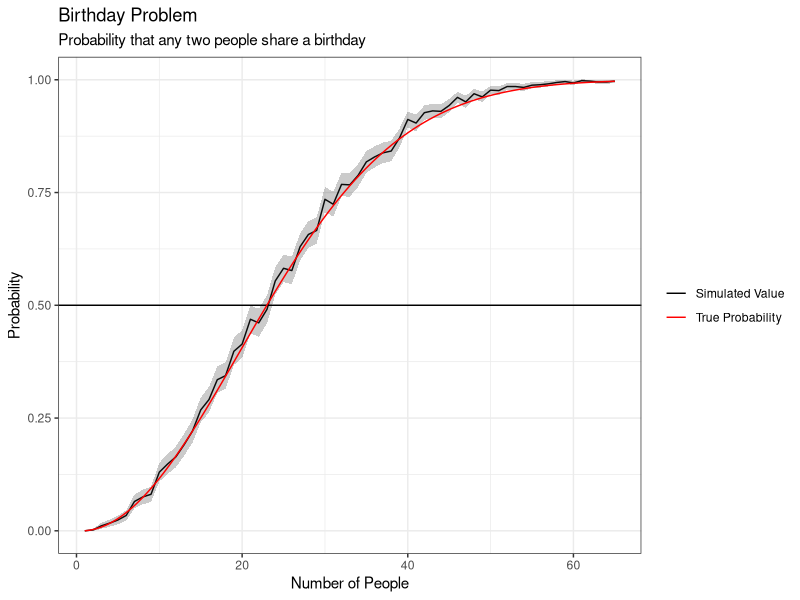

The R script that drew this image:
# Daniel Eubanks
# December 2018
# WorksOfR.wordpress.com

library(data.table)
library(ggplot2)

########## BIRTHDAY PROBLEM, UNIFORMLY DISTRIBUTED

n <- 1000

# Run simulation for 1 through 65 people
n_ppl <- 1:65
prob_same_bday <- rep(NA,length(n_ppl))
for(ppl in n_ppl) {
    # Generate a matrix of birthdays: one row for each of the n simulations, one column for each person
    birthdays <- matrix(sample(1:365,ppl*n,replace=TRUE),nrow=n)
    # For each row in the matrix, determine if there are shared birthdays
    # The probability that at least two people share a birthday is the mean of the boolean vector
    prob_same_bday[ppl] <- mean(apply(birthdays,1,function(row) length(unique(row)) < ppl))
}

# Plot the results: probability of a shared birthday with confidence intervals
#   for different numbers of people
p_df <- data.frame(n_ppl,
                   p = prob_same_bday,
                   sd = sqrt(prob_same_bday*(1-prob_same_bday)),
                   n = n)
p_df$se <- p_df$sd/sqrt(p_df$n)
p_df$lo <- p_df$p - qt(0.975,p_df$n-1)*p_df$se
p_df$hi <- p_df$p + qt(0.975,p_df$n-1)*p_df$se

# The true probability is 1 minus the probability that no birthdays are shared
# The probability that one pair of people do not share a birthday is 364/365
# The probability that no pair have the same birthday is the probability that
#   one pair of people have different birthdays raised to the number of pairs of people
true_p <- function(ppl) {
    1 - (364/365)^choose(ppl,2)
}

ggplot(p_df,aes(n_ppl,p)) +
    geom_line(aes(color="Simulated Value")) +
    geom_ribbon(aes(ymin=lo,ymax=hi),alpha=0.25) +
    geom_hline(yintercept=0.5) +
    stat_function(fun=true_p,aes(color="True Probability")) +
    scale_color_manual(name=NULL,
                       values=c("black","red")) +
    labs(title="Birthday Problem",
         subtitle="Probability that any two people share a birthday") +
    xlab("Number of People") +
    ylab("Probability") +
    theme_bw()
